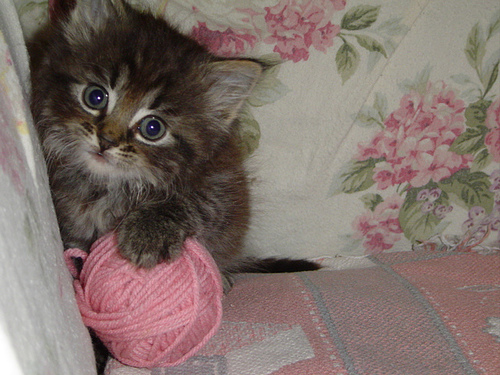
#> input picture dataset/00000001_005.jpg, 500 x 375 px; its folder holds 4 pictures in this run
$ python image_channels.py
#> lines starting #> are read from the running program, lines starting #| are printed output that depends on the picture
import pandas as pd
from glob import glob
import cv2
import matplotlib.pylab as plt

# Image Channels
# Dısplay RGB Channels of our image

cats_files = glob("dataset/*.jpg")
img_mp1 = plt.imread(cats_files[1])
#> img_mp1 is the input picture: shape (375, 500, 3); mean R, G, B 127.4, 111.7, 106
img_cv2 = cv2.imread(cats_files[1])

fig , axs = plt.subplots(1,3,figsize=(60,30))
axs[0].imshow(img_mp1[:,:,0], cmap="Reds")
axs[1].imshow(img_mp1[:,:,1], cmap="Greens")
axs[2].imshow(img_mp1[:,:,2], cmap="Blues")

axs[0].axis("off")
axs[1].axis("off")
axs[2].axis("off")
axs[0].set_title("Red Channel",fontsize =100)
axs[1].set_title("Green Channel",fontsize =100)
axs[2].set_title("Blue Channel",fontsize =100)

plt.show()
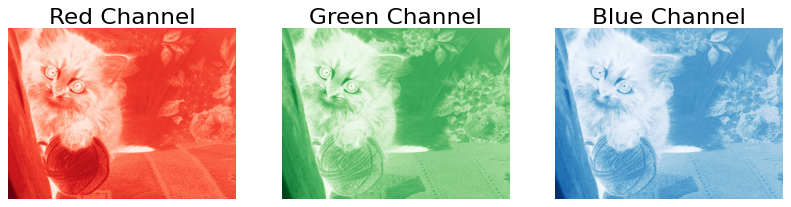
#> figure drawn by matplotlib, 3 panels
